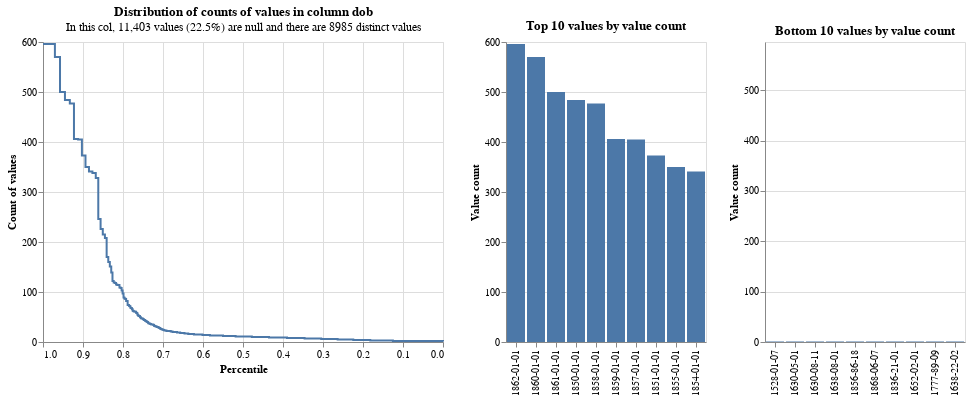

The notebook cell this image was saved under:
### Markdown cell above
#### Skewed Date Columns

Dates can also be skewed, but tend to be dealt with slightly differently.

Consider the `dob` column from our example:

### Code cell
linker.profile_columns("dob")

### Figure 1 — Vega-Lite specification as saved in the notebook (floating-point values rounded to 4 significant figures)
{"config": {"view": {"continuousWidth": 400, "continuousHeight": 300}}, "vconcat": [{"hconcat": [{"mark": {"type": "line", "interpolate": "step-after"}, "data": {"values": [{"percentile_ex_nulls": 0.9848, "percentile_inc_nulls": 0.9882, "value_count": 596, "group_name": "dob", "total_non_null_rows": 39175, "total_rows_inc_nulls": 50578, "sum_tokens_in_value_count_group": 596.0, "distinct_value_count": 8985}, {"percentile_ex_nulls": 0.9702, "percentile_inc_nulls": 0.9769, "value_count": 570, "group_name": "dob", "total_non_null_rows": 39175, "total_rows_inc_nulls": 50578, "sum_tokens_in_value_count_group": 570.0, "distinct_value_count": 8985}, {"percentile_ex_nulls": 0.9575, "percentile_inc_nulls": 0.9671, "value_count": 500, "group_name": "dob", "total_non_null_rows": 39175, "total_rows_inc_nulls": 50578, "sum_tokens_in_value_count_group": 500.0, "distinct_value_count": 8985}, {"percentile_ex_nulls": 0.9451, "percentile_inc_nulls": 0.9575, "value_count": 484, "group_name": "dob", "total_non_null_rows": 39175, "total_rows_inc_nulls": 50578, "sum_tokens_in_value_count_group": 484.0, "distinct_value_count": 8985}, {"percentile_ex_nulls": 0.9329, "percentile_inc_nulls": 0.9481, "value_count": 477, "group_name": "dob", "total_non_null_rows": 39175, "total_rows_inc_nulls": 50578, "sum_tokens_in_value_count_group": 477.0, "distinct_value_count": 8985}, {"percentile_ex_nulls": 0.9226, "percentile_inc_nulls": 0.94, "value_count": 406, "group_name": "dob", "total_non_null_rows": 39175, "total_rows_inc_nulls": 50578, "sum_tokens_in_value_count_group": 406.0, "distinct_value_count": 8985}, {"percentile_ex_nulls": 0.9122, "percentile_inc_nulls": 0.932, "value_count": 405, "group_name": "dob", "total_non_null_rows": 39175, "total_rows_inc_nulls": 50578, "sum_tokens_in_value_count_group": 405.0, "distinct_value_count": 8985}, {"percentile_ex_nulls": 0.9027, "percentile_inc_nulls": 0.9247, "value_count": 373, "group_name": "dob", "total_non_null_rows": 39175, "total_rows_inc_nulls": 50578, "sum_tokens_in_value_count_group": 373.0, "distinct_value_count": 8985}, {"percentile_ex_nulls": 0.8938, "percentile_inc_nulls": 0.9177, "value_count": 350, "group_name": "dob", "total_non_null_rows": 39175, "total_rows_inc_nulls": 50578, "sum_tokens_in_value_count_group": 350.0, "distinct_value_count": 8985}, {"percentile_ex_nulls": 0.8851, "percentile_inc_nulls": 0.911, "value_count": 341, "group_name": "dob", "total_non_null_rows": 39175, "total_rows_inc_nulls": 50578, "sum_tokens_in_value_count_group": 341.0, "distinct_value_count": 8985}, {"percentile_ex_nulls": 0.8765, "percentile_inc_nulls": 0.9043, "value_count": 338, "group_name": "dob", "total_non_null_rows": 39175, "total_rows_inc_nulls": 50578, "sum_tokens_in_value_count_group": 338.0, "distinct_value_count": 8985}, {"percentile_ex_nulls": 0.8681, "percentile_inc_nulls": 0.8978, "value_count": 328, "group_name": "dob", "total_non_null_rows": 39175, "total_rows_inc_nulls": 50578, "sum_tokens_in_value_count_group": 328.0, "distinct_value_count": 8985}, {"percentile_ex_nulls": 0.8618, "percentile_inc_nulls": 0.893, "value_count": 246, "group_name": "dob", "total_non_null_rows": 39175, "total_rows_inc_nulls": 50578, "sum_tokens_in_value_count_group": 246.0, "distinct_value_count": 8985}, {"percentile_ex_nulls": 0.856, "percentile_inc_nulls": 0.8885, "value_count": 226, "group_name": "dob", "total_non_null_rows": 39175, "total_rows_inc_nulls": 50578, "sum_tokens_in_value_count_group": 226.0, "distinct_value_count": 8985}, {"percentile_ex_nulls": 0.8505, "percentile_inc_nulls": 0.8842, "value_count": 215, "group_name": "dob", "total_non_null_rows": 39175, "total_rows_inc_nulls": 50578, "sum_tokens_in_value_count_group": 215.0, "distinct_value_count": 8985}, {"percentile_ex_nulls": 0.8452, "percentile_inc_nulls": 0.8801, "value_count": 208, "group_name": "dob", "total_non_null_rows": 39175, "total_rows_inc_nulls": 50578, "sum_tokens_in_value_count_group": 208.0, "distinct_value_count": 8985}, {"percentile_ex_nulls": 0.8409, "percentile_inc_nulls": 0.8768, "value_count": 170, "group_name": "dob", "total_non_null_rows": 39175, "total_rows_inc_nulls": 50578, "sum_tokens_in_value_count_group": 170.0, "distinct_value_count": 8985}, {"percentile_ex_nulls": 0.8368, "percentile_inc_nulls": 0.8736, "value_count": 160, "group_name": "dob", "total_non_null_rows": 39175, "total_rows_inc_nulls": 50578, "sum_tokens_in_value_count_group": 160.0, "distinct_value_count": 8985}, {"percentile_ex_nulls": 0.833, "percentile_inc_nulls": 0.8706, "value_count": 151, "group_name": "dob", "total_non_null_rows": 39175, "total_rows_inc_nulls": 50578, "sum_tokens_in_value_count_group": 151.0, "distinct_value_count": 8985}, {"percentile_ex_nulls": 0.8294, "percentile_inc_nulls": 0.8679, "value_count": 139, "group_name": "dob", "total_non_null_rows": 39175, "total_rows_inc_nulls": 50578, "sum_tokens_in_value_count_group": 139.0, "distinct_value_count": 8985}, {"percentile_ex_nulls": 0.8263, "percentile_inc_nulls": 0.8655, "value_count": 122, "group_name": "dob", "total_non_null_rows": 39175, "total_rows_inc_nulls": 50578, "sum_tokens_in_value_count_group": 122.0, "distinct_value_count": 8985}, {"percentile_ex_nulls": 0.8233, "percentile_inc_nulls": 0.8631, "value_count": 119, "group_name": "dob", "total_non_null_rows": 39175, "total_rows_inc_nulls": 50578, "sum_tokens_in_value_count_group": 119.0, "distinct_value_count": 8985}, {"percentile_ex_nulls": 0.8202, "percentile_inc_nulls": 0.8608, "value_count": 118, "group_name": "dob", "total_non_null_rows": 39175, "total_rows_inc_nulls": 50578, "sum_tokens_in_value_count_group": 118.0, "distinct_value_count": 8985}, {"percentile_ex_nulls": 0.8173, "percentile_inc_nulls": 0.8585, "value_count": 115, "group_name": "dob", "total_non_null_rows": 39175, "total_rows_inc_nulls": 50578, "sum_tokens_in_value_count_group": 115.0, "distinct_value_count": 8985}, {"percentile_ex_nulls": 0.8144, "percentile_inc_nulls": 0.8562, "value_count": 114, "group_name": "dob", "total_non_null_rows": 39175, "total_rows_inc_nulls": 50578, "sum_tokens_in_value_count_group": 114.0, "distinct_value_count": 8985}, {"percentile_ex_nulls": 0.8088, "percentile_inc_nulls": 0.8519, "value_count": 109, "group_name": "dob", "total_non_null_rows": 39175, "total_rows_inc_nulls": 50578, "sum_tokens_in_value_count_group": 218.0, "distinct_value_count": 8985}, {"percentile_ex_nulls": 0.8061, "percentile_inc_nulls": 0.8498, "value_count": 108, "group_name": "dob", "total_non_null_rows": 39175, "total_rows_inc_nulls": 50578, "sum_tokens_in_value_count_group": 108.0, "distinct_value_count": 8985}, {"percentile_ex_nulls": 0.8034, "percentile_inc_nulls": 0.8478, "value_count": 103, "group_name": "dob", "total_non_null_rows": 39175, "total_rows_inc_nulls": 50578, "sum_tokens_in_value_count_group": 103.0, "distinct_value_count": 8985}, {"percentile_ex_nulls": 0.801, "percentile_inc_nulls": 0.8458, "value_count": 97, "group_name": "dob", "total_non_null_rows": 39175, "total_rows_inc_nulls": 50578, "sum_tokens_in_value_count_group": 97.0, "distinct_value_count": 8985}, {"percentile_ex_nulls": 0.7987, "percentile_inc_nulls": 0.8441, "value_count": 89, "group_name": "dob", "total_non_null_rows": 39175, "total_rows_inc_nulls": 50578, "sum_tokens_in_value_count_group": 89.0, "distinct_value_count": 8985}, {"percentile_ex_nulls": 0.7965, "percentile_inc_nulls": 0.8424, "value_count": 87, "group_name": "dob", "total_non_null_rows": 39175, "total_rows_inc_nulls": 50578, "sum_tokens_in_value_count_group": 87.0, "distinct_value_count": 8985}, {"percentile_ex_nulls": 0.7943, "percentile_inc_nulls": 0.8407, "value_count": 86, "group_name": "dob", "total_non_null_rows": 39175, "total_rows_inc_nulls": 50578, "sum_tokens_in_value_count_group": 86.0, "distinct_value_count": 8985}, {"percentile_ex_nulls": 0.7922, "percentile_inc_nulls": 0.839, "value_count": 82, "group_name": "dob", "total_non_null_rows": 39175, "total_rows_inc_nulls": 50578, "sum_tokens_in_value_count_group": 82.0, "distinct_value_count": 8985}, {"percentile_ex_nulls": 0.7884, "percentile_inc_nulls": 0.8361, "value_count": 74, "group_name": "dob", "total_non_null_rows": 39175, "total_rows_inc_nulls": 50578, "sum_tokens_in_value_count_group": 148.0, "distinct_value_count": 8985}, {"percentile_ex_nulls": 0.7847, "percentile_inc_nulls": 0.8333, "value_count": 72, "group_name": "dob", "total_non_null_rows": 39175, "total_rows_inc_nulls": 50578, "sum_tokens_in_value_count_group": 144.0, "distinct_value_count": 8985}, {"percentile_ex_nulls": 0.7829, "percentile_inc_nulls": 0.8319, "value_count": 71, "group_name": "dob", "total_non_null_rows": 39175, "total_rows_inc_nulls": 50578, "sum_tokens_in_value_count_group": 71.0, "distinct_value_count": 8985}, {"percentile_ex_nulls": 0.7812, "percentile_inc_nulls": 0.8305, "value_count": 68, "group_name": "dob", "total_non_null_rows": 39175, "total_rows_inc_nulls": 50578, "sum_tokens_in_value_count_group": 68.0, "distinct_value_count": 8985}, {"percentile_ex_nulls": 0.7778, "percentile_inc_nulls": 0.8279, "value_count": 66, "group_name": "dob", "total_non_null_rows": 39175, "total_rows_inc_nulls": 50578, "sum_tokens_in_value_count_group": 132.0, "distinct_value_count": 8985}, {"percentile_ex_nulls": 0.7762, "percentile_inc_nulls": 0.8267, "value_count": 63, "group_name": "dob", "total_non_null_rows": 39175, "total_rows_inc_nulls": 50578, "sum_tokens_in_value_count_group": 63.0, "distinct_value_count": 8985}, {"percentile_ex_nulls": 0.7746, "percentile_inc_nulls": 0.8254, "value_count": 62, "group_name": "dob", "total_non_null_rows": 39175, "total_rows_inc_nulls": 50578, "sum_tokens_in_value_count_group": 62.0, "distinct_value_count": 8985}, {"percentile_ex_nulls": 0.7731, "percentile_inc_nulls": 0.8242, "value_count": 61, "group_name": "dob", "total_non_null_rows": 39175, "total_rows_inc_nulls": 50578, "sum_tokens_in_value_count_group": 61.0, "distinct_value_count": 8985}, {"percentile_ex_nulls": 0.7685, "percentile_inc_nulls": 0.8207, "value_count": 60, "group_name": "dob", "total_non_null_rows": 39175, "total_rows_inc_nulls": 50578, "sum_tokens_in_value_count_group": 180.0, "distinct_value_count": 8985}, {"percentile_ex_nulls": 0.767, "percentile_inc_nulls": 0.8195, "value_count": 58, "group_name": "dob", "total_non_null_rows": 39175, "total_rows_inc_nulls": 50578, "sum_tokens_in_value_count_group": 58.0, "distinct_value_count": 8985}, {"percentile_ex_nulls": 0.7642, "percentile_inc_nulls": 0.8174, "value_count": 55, "group_name": "dob", "total_non_null_rows": 39175, "total_rows_inc_nulls": 50578, "sum_tokens_in_value_count_group": 110.0, "distinct_value_count": 8985}, {"percentile_ex_nulls": 0.7628, "percentile_inc_nulls": 0.8163, "value_count": 54, "group_name": "dob", "total_non_null_rows": 39175, "total_rows_inc_nulls": 50578, "sum_tokens_in_value_count_group": 54.0, "distinct_value_count": 8985}, {"percentile_ex_nulls": 0.7615, "percentile_inc_nulls": 0.8153, "value_count": 52, "group_name": "dob", "total_non_null_rows": 39175, "total_rows_inc_nulls": 50578, "sum_tokens_in_value_count_group": 52.0, "distinct_value_count": 8985}, {"percentile_ex_nulls": 0.7577, "percentile_inc_nulls": 0.8123, "value_count": 50, "group_name": "dob", "total_non_null_rows": 39175, "total_rows_inc_nulls": 50578, "sum_tokens_in_value_count_group": 150.0, "distinct_value_count": 8985}, {"percentile_ex_nulls": 0.7564, "percentile_inc_nulls": 0.8113, "value_count": 49, "group_name": "dob", "total_non_null_rows": 39175, "total_rows_inc_nulls": 50578, "sum_tokens_in_value_count_group": 49.0, "distinct_value_count": 8985}, {"percentile_ex_nulls": 0.7552, "percentile_inc_nulls": 0.8104, "value_count": 48, "group_name": "dob", "total_non_null_rows": 39175, "total_rows_inc_nulls": 50578, "sum_tokens_in_value_count_group": 48.0, "distinct_value_count": 8985}, {"percentile_ex_nulls": 0.754, "percentile_inc_nulls": 0.8094, "value_count": 47, "group_name": "dob", "total_non_null_rows": 39175, "total_rows_inc_nulls": 50578, "sum_tokens_in_value_count_group": 47.0, "distinct_value_count": 8985}, {"percentile_ex_nulls": 0.7505, "percentile_inc_nulls": 0.8067, "value_count": 46, "group_name": "dob", "total_non_null_rows": 39175, "total_rows_inc_nulls": 50578, "sum_tokens_in_value_count_group": 138.0, "distinct_value_count": 8985}, {"percentile_ex_nulls": 0.7482, "percentile_inc_nulls": 0.805, "value_count": 44, "group_name": "dob", "total_non_null_rows": 39175, "total_rows_inc_nulls": 50578, "sum_tokens_in_value_count_group": 88.0, "distinct_value_count": 8985}, {"percentile_ex_nulls": 0.7449, "percentile_inc_nulls": 0.8024, "value_count": 43, "group_name": "dob", "total_non_null_rows": 39175, "total_rows_inc_nulls": 50578, "sum_tokens_in_value_count_group": 129.0, "distinct_value_count": 8985}, {"percentile_ex_nulls": 0.7438, "percentile_inc_nulls": 0.8016, "value_count": 42, "group_name": "dob", "total_non_null_rows": 39175, "total_rows_inc_nulls": 50578, "sum_tokens_in_value_count_group": 42.0, "distinct_value_count": 8985}, {"percentile_ex_nulls": 0.7417, "percentile_inc_nulls": 0.8, "value_count": 41, "group_name": "dob", "total_non_null_rows": 39175, "total_rows_inc_nulls": 50578, "sum_tokens_in_value_count_group": 82.0, "distinct_value_count": 8985}, {"percentile_ex_nulls": 0.7397, "percentile_inc_nulls": 0.7984, "value_count": 40, "group_name": "dob", "total_non_null_rows": 39175, "total_rows_inc_nulls": 50578, "sum_tokens_in_value_count_group": 80.0, "distinct_value_count": 8985}, {"percentile_ex_nulls": 0.7377, "percentile_inc_nulls": 0.7968, "value_count": 39, "group_name": "dob", "total_non_null_rows": 39175, "total_rows_inc_nulls": 50578, "sum_tokens_in_value_count_group": 78.0, "distinct_value_count": 8985}, {"percentile_ex_nulls": 0.7367, "percentile_inc_nulls": 0.7961, "value_count": 38, "group_name": "dob", "total_non_null_rows": 39175, "total_rows_inc_nulls": 50578, "sum_tokens_in_value_count_group": 38.0, "distinct_value_count": 8985}, {"percentile_ex_nulls": 0.7358, "percentile_inc_nulls": 0.7954, "value_count": 37, "group_name": "dob", "total_non_null_rows": 39175, "total_rows_inc_nulls": 50578, "sum_tokens_in_value_count_group": 37.0, "distinct_value_count": 8985}, {"percentile_ex_nulls": 0.7321, "percentile_inc_nulls": 0.7925, "value_count": 36, "group_name": "dob", "total_non_null_rows": 39175, "total_rows_inc_nulls": 50578, "sum_tokens_in_value_count_group": 144.0, "distinct_value_count": 8985}, {"percentile_ex_nulls": 0.7294, "percentile_inc_nulls": 0.7904, "value_count": 35, "group_name": "dob", "total_non_null_rows": 39175, "total_rows_inc_nulls": 50578, "sum_tokens_in_value_count_group": 105.0, "distinct_value_count": 8985}, {"percentile_ex_nulls": 0.7242, "percentile_inc_nulls": 0.7864, "value_count": 34, "group_name": "dob", "total_non_null_rows": 39175, "total_rows_inc_nulls": 50578, "sum_tokens_in_value_count_group": 204.0, "distinct_value_count": 8985}, {"percentile_ex_nulls": 0.7226, "percentile_inc_nulls": 0.7851, "value_count": 33, "group_name": "dob", "total_non_null_rows": 39175, "total_rows_inc_nulls": 50578, "sum_tokens_in_value_count_group": 66.0, "distinct_value_count": 8985}, {"percentile_ex_nulls": 0.7217, "percentile_inc_nulls": 0.7845, "value_count": 32, "group_name": "dob", "total_non_null_rows": 39175, "total_rows_inc_nulls": 50578, "sum_tokens_in_value_count_group": 32.0, "distinct_value_count": 8985}, {"percentile_ex_nulls": 0.7186, "percentile_inc_nulls": 0.782, "value_count": 31, "group_name": "dob", "total_non_null_rows": 39175, "total_rows_inc_nulls": 50578, "sum_tokens_in_value_count_group": 124.0, "distinct_value_count": 8985}, {"percentile_ex_nulls": 0.7155, "percentile_inc_nulls": 0.7796, "value_count": 30, "group_name": "dob", "total_non_null_rows": 39175, "total_rows_inc_nulls": 50578, "sum_tokens_in_value_count_group": 120.0, "distinct_value_count": 8985}, {"percentile_ex_nulls": 0.7118, "percentile_inc_nulls": 0.7768, "value_count": 29, "group_name": "dob", "total_non_null_rows": 39175, "total_rows_inc_nulls": 50578, "sum_tokens_in_value_count_group": 145.0, "distinct_value_count": 8985}, {"percentile_ex_nulls": 0.7097, "percentile_inc_nulls": 0.7751, "value_count": 28, "group_name": "dob", "total_non_null_rows": 39175, "total_rows_inc_nulls": 50578, "sum_tokens_in_value_count_group": 84.0, "distinct_value_count": 8985}, {"percentile_ex_nulls": 0.7076, "percentile_inc_nulls": 0.7735, "value_count": 27, "group_name": "dob", "total_non_null_rows": 39175, "total_rows_inc_nulls": 50578, "sum_tokens_in_value_count_group": 81.0, "distinct_value_count": 8985}, {"percentile_ex_nulls": 0.7056, "percentile_inc_nulls": 0.772, "value_count": 26, "group_name": "dob", "total_non_null_rows": 39175, "total_rows_inc_nulls": 50578, "sum_tokens_in_value_count_group": 78.0, "distinct_value_count": 8985}, {"percentile_ex_nulls": 0.7031, "percentile_inc_nulls": 0.77, "value_count": 25, "group_name": "dob", "total_non_null_rows": 39175, "total_rows_inc_nulls": 50578, "sum_tokens_in_value_count_group": 100.0, "distinct_value_count": 8985}, {"percentile_ex_nulls": 0.6994, "percentile_inc_nulls": 0.7672, "value_count": 24, "group_name": "dob", "total_non_null_rows": 39175, "total_rows_inc_nulls": 50578, "sum_tokens_in_value_count_group": 144.0, "distinct_value_count": 8985}, {"percentile_ex_nulls": 0.6964, "percentile_inc_nulls": 0.7649, "value_count": 23, "group_name": "dob", "total_non_null_rows": 39175, "total_rows_inc_nulls": 50578, "sum_tokens_in_value_count_group": 115.0, "distinct_value_count": 8985}, {"percentile_ex_nulls": 0.6914, "percentile_inc_nulls": 0.761, "value_count": 22, "group_name": "dob", "total_non_null_rows": 39175, "total_rows_inc_nulls": 50578, "sum_tokens_in_value_count_group": 198.0, "distinct_value_count": 8985}, {"percentile_ex_nulls": 0.6807, "percentile_inc_nulls": 0.7527, "value_count": 21, "group_name": "dob", "total_non_null_rows": 39175, "total_rows_inc_nulls": 50578, "sum_tokens_in_value_count_group": 420.0, "distinct_value_count": 8985}, {"percentile_ex_nulls": 0.6761, "percentile_inc_nulls": 0.7491, "value_count": 20, "group_name": "dob", "total_non_null_rows": 39175, "total_rows_inc_nulls": 50578, "sum_tokens_in_value_count_group": 180.0, "distinct_value_count": 8985}, {"percentile_ex_nulls": 0.6649, "percentile_inc_nulls": 0.7405, "value_count": 19, "group_name": "dob", "total_non_null_rows": 39175, "total_rows_inc_nulls": 50578, "sum_tokens_in_value_count_group": 437.0, "distinct_value_count": 8985}, {"percentile_ex_nulls": 0.6571, "percentile_inc_nulls": 0.7344, "value_count": 18, "group_name": "dob", "total_non_null_rows": 39175, "total_rows_inc_nulls": 50578, "sum_tokens_in_value_count_group": 306.0, "distinct_value_count": 8985}, {"percentile_ex_nulls": 0.6463, "percentile_inc_nulls": 0.726, "value_count": 17, "group_name": "dob", "total_non_null_rows": 39175, "total_rows_inc_nulls": 50578, "sum_tokens_in_value_count_group": 425.0, "distinct_value_count": 8985}, {"percentile_ex_nulls": 0.6369, "percentile_inc_nulls": 0.7187, "value_count": 16, "group_name": "dob", "total_non_null_rows": 39175, "total_rows_inc_nulls": 50578, "sum_tokens_in_value_count_group": 368.0, "distinct_value_count": 8985}, {"percentile_ex_nulls": 0.6227, "percentile_inc_nulls": 0.7078, "value_count": 15, "group_name": "dob", "total_non_null_rows": 39175, "total_rows_inc_nulls": 50578, "sum_tokens_in_value_count_group": 555.0, "distinct_value_count": 8985}, {"percentile_ex_nulls": 0.6013, "percentile_inc_nulls": 0.6912, "value_count": 14, "group_name": "dob", "total_non_null_rows": 39175, "total_rows_inc_nulls": 50578, "sum_tokens_in_value_count_group": 840.0, "distinct_value_count": 8985}, {"percentile_ex_nulls": 0.5827, "percentile_inc_nulls": 0.6768, "value_count": 13, "group_name": "dob", "total_non_null_rows": 39175, "total_rows_inc_nulls": 50578, "sum_tokens_in_value_count_group": 728.0, "distinct_value_count": 8985}, {"percentile_ex_nulls": 0.5499, "percentile_inc_nulls": 0.6514, "value_count": 12, "group_name": "dob", "total_non_null_rows": 39175, "total_rows_inc_nulls": 50578, "sum_tokens_in_value_count_group": 1284.0, "distinct_value_count": 8985}, {"percentile_ex_nulls": 0.5184, "percentile_inc_nulls": 0.627, "value_count": 11, "group_name": "dob", "total_non_null_rows": 39175, "total_rows_inc_nulls": 50578, "sum_tokens_in_value_count_group": 1232.0, "distinct_value_count": 8985}, {"percentile_ex_nulls": 0.4779, "percentile_inc_nulls": 0.5956, "value_count": 10, "group_name": "dob", "total_non_null_rows": 39175, "total_rows_inc_nulls": 50578, "sum_tokens_in_value_count_group": 1590.0, "distinct_value_count": 8985}, {"percentile_ex_nulls": 0.4351, "percentile_inc_nulls": 0.5625, "value_count": 9, "group_name": "dob", "total_non_null_rows": 39175, "total_rows_inc_nulls": 50578, "sum_tokens_in_value_count_group": 1674.0, "distinct_value_count": 8985}, {"percentile_ex_nulls": 0.39, "percentile_inc_nulls": 0.5275, "value_count": 8, "group_name": "dob", "total_non_null_rows": 39175, "total_rows_inc_nulls": 50578, "sum_tokens_in_value_count_group": 1768.0, "distinct_value_count": 8985}, {"percentile_ex_nulls": 0.346, "percentile_inc_nulls": 0.4935, "value_count": 7, "group_name": "dob", "total_non_null_rows": 39175, "total_rows_inc_nulls": 50578, "sum_tokens_in_value_count_group": 1722.0, "distinct_value_count": 8985}, {"percentile_ex_nulls": 0.3044, "percentile_inc_nulls": 0.4612, "value_count": 6, "group_name": "dob", "total_non_null_rows": 39175, "total_rows_inc_nulls": 50578, "sum_tokens_in_value_count_group": 1632.0, "distinct_value_count": 8985}, {"percentile_ex_nulls": 0.2634, "percentile_inc_nulls": 0.4295, "value_count": 5, "group_name": "dob", "total_non_null_rows": 39175, "total_rows_inc_nulls": 50578, "sum_tokens_in_value_count_group": 1605.0, "distinct_value_count": 8985}, {"percentile_ex_nulls": 0.2243, "percentile_inc_nulls": 0.3992, "value_count": 4, "group_name": "dob", "total_non_null_rows": 39175, "total_rows_inc_nulls": 50578, "sum_tokens_in_value_count_group": 1532.0, "distinct_value_count": 8985}, {"percentile_ex_nulls": 0.1818, "percentile_inc_nulls": 0.3663, "value_count": 3, "group_name": "dob", "total_non_null_rows": 39175, "total_rows_inc_nulls": 50578, "sum_tokens_in_value_count_group": 1665.0, "distinct_value_count": 8985}, {"percentile_ex_nulls": 0.1253, "percentile_inc_nulls": 0.3225, "value_count": 2, "group_name": "dob", "total_non_null_rows": 39175, "total_rows_inc_nulls": 50578, "sum_tokens_in_value_count_group": 2214.0, "distinct_value_count": 8985}, {"percentile_ex_nulls": 0.0, "percentile_inc_nulls": 0.2255, "value_count": 1, "group_name": "dob", "total_non_null_rows": 39175, "total_rows_inc_nulls": 50578, "sum_tokens_in_value_count_group": 4908.0, "distinct_value_count": 8985}, {"percentile_ex_nulls": 1.0, "percentile_inc_nulls": 1.0, "value_count": 596, "group_name": "dob", "total_non_null_rows": 39175, "total_rows_inc_nulls": 50578, "sum_tokens_in_value_count_group": 596.0, "distinct_value_count": 8985}]}, "encoding": {"tooltip": [{"field": "value_count", "type": "quantitative"}, {"field": "percentile_ex_nulls", "type": "quantitative"}, {"field": "percentile_inc_nulls", "type": "quantitative"}, {"field": "total_non_null_rows", "type": "quantitative"}, {"field": "total_rows_inc_nulls", "type": "quantitative"}], "x": {"field": "percentile_ex_nulls", "sort": "descending", "title": "Percentile", "type": "quantitative"}, "y": {"field": "value_count", "title": "Count of values", "type": "quantitative"}}, "title": {"text": "Distribution of counts of values in column dob", "subtitle": "In this col, 11,403 values (22.5%) are null and there are 8985 distinct values"}}, {"mark": "bar", "data": {"values": [{"value_count": 596, "group_name": "dob", "value": "1862-01-01", "total_non_null_rows": 39175, "total_rows_inc_nulls": 50578, "distinct_value_count": 8985}, {"value_count": 570, "group_name": "dob", "value": "1860-01-01", "total_non_null_rows": 39175, "total_rows_inc_nulls": 50578, "distinct_value_count": 8985}, {"value_count": 500, "group_name": "dob", "value": "1861-01-01", "total_non_null_rows": 39175, "total_rows_inc_nulls": 50578, "distinct_value_count": 8985}, {"value_count": 484, "group_name": "dob", "value": "1850-01-01", "total_non_null_rows": 39175, "total_rows_inc_nulls": 50578, "distinct_value_count": 8985}, {"value_count": 477, "group_name": "dob", "value": "1858-01-01", "total_non_null_rows": 39175, "total_rows_inc_nulls": 50578, "distinct_value_count": 8985}, {"value_count": 406, "group_name": "dob", "value": "1859-01-01", "total_non_null_rows": 39175, "total_rows_inc_nulls": 50578, "distinct_value_count": 8985}, {"value_count": 405, "group_name": "dob", "value": "1857-01-01", "total_non_null_rows": 39175, "total_rows_inc_nulls": 50578, "distinct_value_count": 8985}, {"value_count": 373, "group_name": "dob", "value": "1851-01-01", "total_non_null_rows": 39175, "total_rows_inc_nulls": 50578, "distinct_value_count": 8985}, {"value_count": 350, "group_name": "dob", "value": "1855-01-01", "total_non_null_rows": 39175, "total_rows_inc_nulls": 50578, "distinct_value_count": 8985}, {"value_count": 341, "group_name": "dob", "value": "1854-01-01", "total_non_null_rows": 39175, "total_rows_inc_nulls": 50578, "distinct_value_count": 8985}]}, "encoding": {"tooltip": [{"field": "value", "type": "nominal"}, {"field": "value_count", "type": "quantitative"}, {"field": "total_non_null_rows", "type": "quantitative"}, {"field": "total_rows_inc_nulls", "type": "quantitative"}], "x": {"field": "value", "sort": "-y", "title": null, "type": "nominal"}, "y": {"field": "value_count", "title": "Value count", "type": "quantitative"}}, "title": "Top 10 values by value count"}, {"mark": "bar", "data": {"values": [{"value_count": 1, "group_name": "dob", "value": "1528-01-07", "total_non_null_rows": 39175, "total_rows_inc_nulls": 50578, "distinct_value_count": 8985}, {"value_count": 1, "group_name": "dob", "value": "1630-05-01", "total_non_null_rows": 39175, "total_rows_inc_nulls": 50578, "distinct_value_count": 8985}, {"value_count": 1, "group_name": "dob", "value": "1630-08-11", "total_non_null_rows": 39175, "total_rows_inc_nulls": 50578, "distinct_value_count": 8985}, {"value_count": 1, "group_name": "dob", "value": "1638-08-01", "total_non_null_rows": 39175, "total_rows_inc_nulls": 50578, "distinct_value_count": 8985}, {"value_count": 1, "group_name": "dob", "value": "1856-86-18", "total_non_null_rows": 39175, "total_rows_inc_nulls": 50578, "distinct_value_count": 8985}, {"value_count": 1, "group_name": "dob", "value": "1868-06-07", "total_non_null_rows": 39175, "total_rows_inc_nulls": 50578, "distinct_value_count": 8985}, {"value_count": 1, "group_name": "dob", "value": "1836-21-01", "total_non_null_rows": 39175, "total_rows_inc_nulls": 50578, "distinct_value_count": 8985}, {"value_count": 1, "group_name": "dob", "value": "1652-02-01", "total_non_null_rows": 39175, "total_rows_inc_nulls": 50578, "distinct_value_count": 8985}, {"value_count": 1, "group_name": "dob", "value": "1777-89-09", "total_non_null_rows": 39175, "total_rows_inc_nulls": 50578, "distinct_value_count": 8985}, {"value_count": 1, "group_name": "dob", "value": "1638-22-02", "total_non_null_rows": 39175, "total_rows_inc_nulls": 50578, "distinct_value_count": 8985}]}, "encoding": {"tooltip": [{"field": "value", "type": "nominal"}, {"field": "value_count", "type": "quantitative"}, {"field": "total_non_null_rows", "type": "quantitative"}, {"field": "total_rows_inc_nulls", "type": "quantitative"}], "x": {"field": "value", "sort": "-y", "title": null, "type": "nominal"}, "y": {"field": "value_count", "scale": {"domain": [0, 596]}, "title": "Value count", "type": "quantitative"}}, "title": "Bottom 10 values by value count"}]}], "$schema": "https://vega.github.io/schema/vega-lite/v5.9.3.json"}
